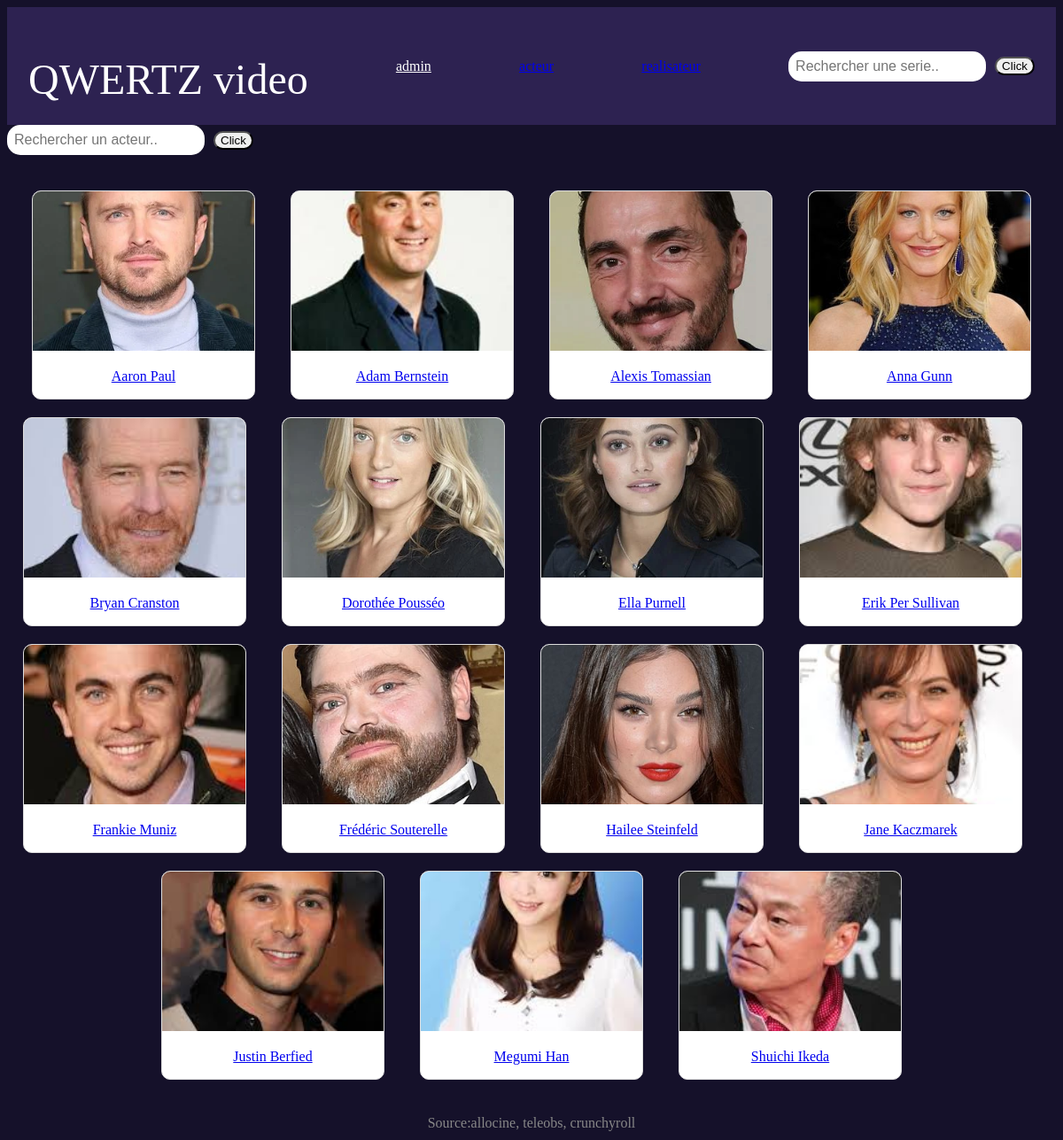
Page /actorpage.php on the committed database.
### tables this page shows
CREATE TABLE `acteur` (
  `nom` varchar(255) NOT NULL,
  `photo` text NOT NULL,
  `id_acteur` int(11) NOT NULL
);

### php/classes/BD.php (called while the page is built, shortened)
<?php
Class BD {
    private string $db_name = "";
    private string $db_host = "";
    private string $db_port = "" ;
    private string $db_user = "";
    private string $db_pwd = "";
    private PDO $pdo;
    public function __construct() {
        $this->db_name = "tvshow";
        $this->db_host = "127.0.0.1";
        $this->db_port = "3306";
        $this->db_user = "root";
        $this->db_pwd = "";
    }
    public function connectBD(){
        try {
            $this->dsn = "mysql:dbname=" . $this->db_name . ";host=" . $this->db_host . ";port=" . $this->db_port;
            $this->pdo =new PDO($this->dsn,$this->db_user,$this->db_pwd);
        } catch (\Exception $ex) {
            die("Erreur : " . $ex->getMessage());
        }
    }
    public function research_acteur(){
        $sql = "";
        if (isset($_GET["acteur"])) {
            $text = $_GET["acteur"];
            $sql = "SELECT DISTINCT * FROM acteur WHERE acteur.nom LIKE '%$text%' " ;
        }
        else {
            $sql = "SELECT DISTINCT * FROM acteur;";
        }
        $statement = $this->pdo->prepare($sql);
        $statement->execute() or die(var_dump($statement->errorInfo()));
        $results = $statement->fetchAll(PDO::FETCH_CLASS, "\acteur");
        return $results;
    }
}
?>

### autoload.php (called while the page is built, shortened)
<?php
function autoload($class_name){
$class_name = str_replace('\\', '/', $class_name) ;
}
?>

### php/classes/display.php (the view, shortened to what this page needs)
<?php
class Display {
    public BD $BD;
    function __construct(BD $bD) {
        $this->BD = $bD;
    }
 public function displayActeurRecherche(){
    $results = $this->BD->research_acteur();
        foreach ($results as $acteur):
            echo(
                "
                <a href='homepage.php?text=".$acteur->nom."'>
                <div class='carte' id='$acteur->nom'>
                    <img class ='carte-images' src='/web3/Web-3/photos/acteur/$acteur->photo'>
                    <p>$acteur->nom</p>
                    </a>
                </div>
                "
            );
        endforeach;
 }
}
?>

### actorpage.php (shortened to what this page needs)
<!DOCTYPE html>
<?php
require_once "autoload.php";
$BD = new BD();
$displayer = new Display($BD);
?>
<form class="recherche" action="actorpage.php?acteur=$_GET['acteur']" method="get">
            <input type="text" name="acteur" class="search-input" placeholder="Rechercher un acteur..">
            <button type="submit" class="btn btn-primary">Click</button>
        </form>
<div class = "cartes">
    <?php
    $displayer->displayActeurRecherche();
    ?>
<?php
$content = ob_get_clean();
Template::render($content);
?>

### php/classes/template.php (shortened to what this page needs)
<?php
class Template
{
    public static function render(string $content) : void{?>
        <!doctype html>
        <html lang="en">
        <head>
            <link rel="stylesheet" href="homepage.css">
        </head>
        <body>
            <?php include "header.php" ?>
            <div id="injected-content">
                <?php echo $content ?>
        </body>
        </html>
    <?php
    }
}

### header.php
<header class="header-titre">
            <a class="titre" href="homepage.php">QWERTZ video</a>
            <a class ="adminlogin" href="adminlogin.php">admin</a>
            <a class ="acteurpage" href="actorpage.php">acteur</a>
            <a class ="realpage" href="realpage.php">realisateur</a>
        <form class="recherche" action="homepage.php?text=$_GET['text']" method="get">
            <input type="text" name="text" class="search-input" placeholder="Rechercher une serie..">
            <button type="submit" class="btn btn-primary">Click</button>
        </form>
</header>

### homepage.css (style rules this page uses)
.cartes { display:flex; justify-content:center; gap:20px; flex-wrap:wrap; margin-top:40px; }
.carte { width:250px; border:1px solid #ddd; border-radius:10px; overflow:hidden; background:#fff; text-align:center; }
.carte-images { width:100%; height:180px; object-fit:cover; }
.sources { text-align:center; margin:40px 0 10px 0; color:#888; }
.titre { text-align:center; margin-top:30px; font-size:3em; color:white; text-decoration: none; }
.header-titre { display:flex; align-items:center; justify-content:space-between; padding:24px; background: #2d2251; }
.recherche { display:flex; align-items:center; }
.search-input { padding:8px; border: 2px;; font-size:1em; background:#fff; color:#222; border-color: #222; border-radius: 15px; }
body { background-color:#15112a; }
.adminlogin { color: white; }
.btn { border-radius: 20px; margin-left: 10px; }

### rows in the picture
acteur: photo (picture), nom "Aaron Paul"
acteur: photo (picture), nom "Adam Bernstein"
acteur: photo (picture), nom "Alexis Tomassian"
acteur: photo (picture), nom "Anna Gunn"
acteur: photo (picture), nom "Bryan Cranston"
acteur: photo (picture), nom "Dorothée Pousséo"
acteur: photo (picture), nom "Ella Purnell"
acteur: photo (picture), nom "Erik Per Sullivan"
acteur: photo (picture), nom "Frankie Muniz"
acteur: photo (picture), nom "Frédéric Souterelle"
acteur: photo (picture), nom "Hailee Steinfeld"
acteur: photo (picture), nom "Jane Kaczmarek"
acteur: photo (picture), nom "Justin Berfied"
acteur: photo (picture), nom "Megumi Han"
acteur: photo (picture), nom "Shuichi Ikeda"
